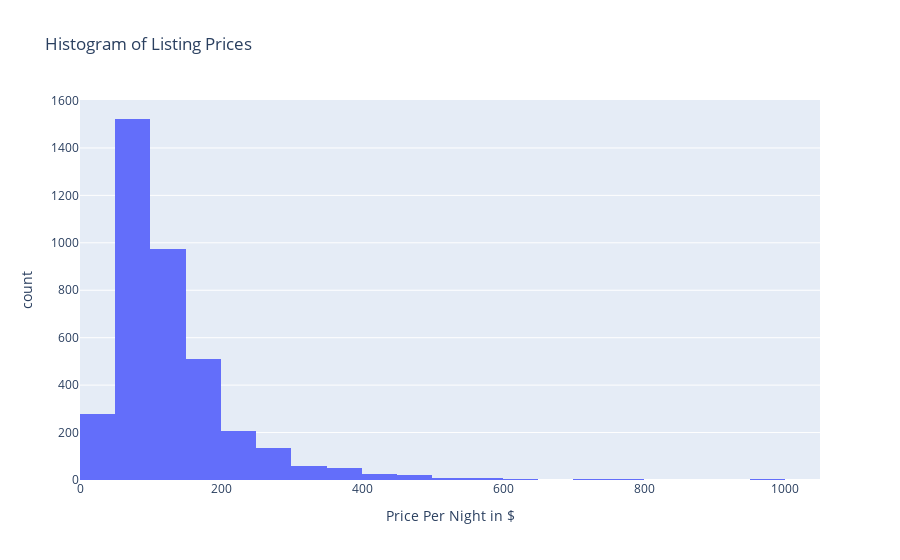

The notebook cell saved with this chart:
### Code cell
px.histogram(listings_df, x="price", title="Histogram of Listing Prices", labels={'price':"Price Per Night in $"}, nbins=20)

### Figure 1 — Plotly figure (JSON) as saved in the notebook; plotly's stock layout.template omitted (floating-point values rounded to 4 significant figures; data arrays with more than 128 entries replaced by an {"elided": "..."} marker saying what was removed)
{"data": [{"alignmentgroup": "True", "bingroup": "x", "hovertemplate": "Price Per Night in $=%{x}<br>count=%{y}<extra></extra>", "legendgroup": "", "marker": {"color": "#636efa"}, "name": "", "nbinsx": 20, "offsetgroup": "", "orientation": "v", "showlegend": false, "type": "histogram", "x": {"elided": "3818 str values"}, "xaxis": "x", "yaxis": "y"}], "layout": {"barmode": "relative", "legend": {"tracegroupgap": 0}, "title": {"text": "Histogram of Listing Prices"}, "xaxis": {"anchor": "y", "domain": [0, 1], "title": {"text": "Price Per Night in $"}}, "yaxis": {"anchor": "x", "domain": [0, 1], "title": {"text": "count"}}}}
